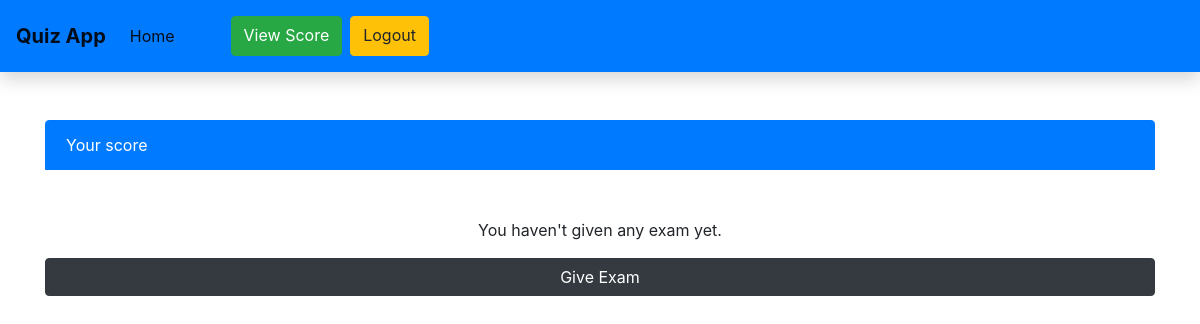
Before: /view_score (signed in) with the older database file.
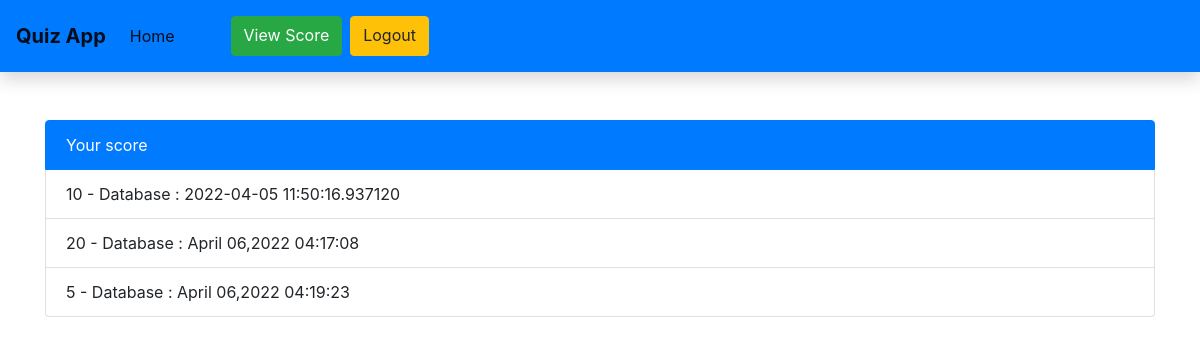
After: the same page with the newer database file.
### questions/models.py (models this page shows, shortened)
class ScoreBoard(models.Model):
    course = models.ForeignKey(Course, on_delete=models.CASCADE)
    user = models.ForeignKey(User, on_delete=models.CASCADE)
    score = models.IntegerField()
    created_at = models.CharField(max_length=100)

class Course(models.Model):
    course_name = models.CharField(max_length=100)

### questions/views.py (the view)
# urls.py: path('view_score' , view_score , name="view_score"),
@login_required(login_url='/login')
def view_score(request):
    user = request.user
    score = ScoreBoard.objects.filter(user=user)
    context = {'score' : score}
    return render(request,'score.html' , context)

### templates/score.html
{% extends "base.html" %}
{% block content %}
<div class="container mt-5">
<ul class="list-group">
    <li class="list-group-item active">Your score</li>
    {% for s in score %}
    <li class="list-group-item ">{{s.score}} - {{s.course.course_name}} : {{s.created_at}}</li>
    {% endfor %}
    {% if score %}
    {% else %}
    <p class="text-center mt-5">You haven't given any exam yet.</p>
    <a class="btn btn-dark" href="/">Give Exam</a>
    {% endif %}
  </ul>
</div>
{% endblock %}

### templates/base.html (shortened to what this page needs)
<!DOCTYPE html>
<html lang="en">
<head>
    <link rel="stylesheet" href="https://stackpath.bootstrapcdn.com/bootstrap/4.4.1/css/bootstrap.min.css">
</head>
<body>
  <nav class="navbar navbar-expand-lg navbar-light bg-primary shadow p-3">
    <a class="navbar-brand" href="#"><b>Quiz App</b></a>
    <div class="collapse navbar-collapse" id="navbarNav">
      <ul class="navbar-nav text-right float-right">
        <li class="nav-item active">
          <a class="nav-link" href="/">Home <span class="sr-only">(current)</span></a>
        </li>
        {% if not request.user.is_authenticated %}
        <a class="btn btn-success mr-2" href="{% url 'login_attempt' %}">
            Login
        </a>
        <a class="btn btn-info mr-2" href="{% url 'register_attempt' %}">
          Register
      </a>
      {% else %}
      <a class="btn btn-success ml-5  mr-2" href="{% url 'view_score' %}">
        View Score
    </a>
      <a class="btn btn-warning" href="{% url 'logout_attempt' %}">
        Logout
    </a>
    {% endif %}
      </ul>
    </div>
  </nav>
{% block content %}
{% endblock %}
</body>
</html>

Changed rows visible on the page:
added ScoreBoard: score "10", course.course_name "Database", created_at "2022-04-05 11:50:16.937120"
added ScoreBoard: score "20", course.course_name "Database", created_at "April 06,2022 04:17:08"
added ScoreBoard: score "5", course.course_name "Database", created_at "April 06,2022 04:19:23"
Other visible differences:
text no longer shown: "You haven't given any exam yet. Give Exam"
